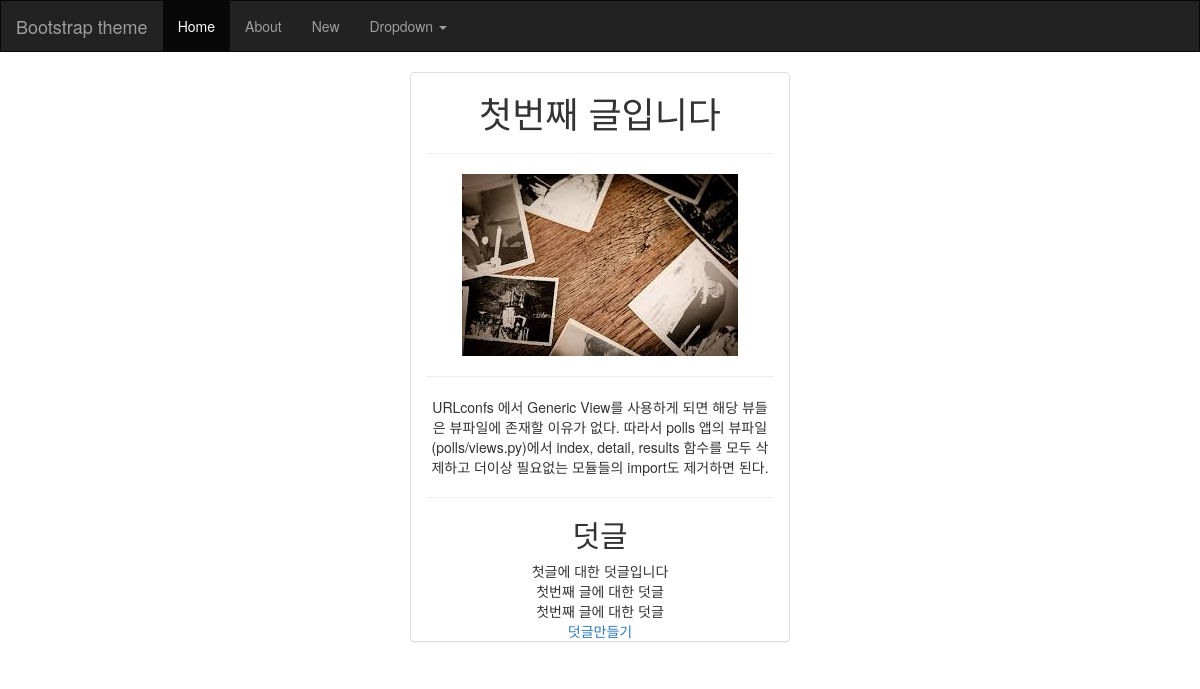
Page /blog/post/1/ on the committed database.
### blog/models.py (models this page shows, shortened)
class Post(models.Model):
    title = models.CharField(max_length=200)
    content = models.TextField(max_length=400)
    image = models.ImageField()
    created_at = models.DateTimeField(auto_now_add=True)
    updated_at = models.DateTimeField(auto_now=True)

class Comment(models.Model):
    post = models.ForeignKey(Post)
    content = models.TextField(max_length=200)

### blog/views.py (the view)
# urls.py: url(r'^post/(?P<pk>\d+)/$', views.DetailView.as_view(), name="detail"),
class DetailView(generic.DetailView):
    model = Post
    template_name = "blog/detail.html"

### blog/templates/blog/detail.html
{% extends 'blog/base.html' %}
{% block body %}
<div class="row">
    <div class="container">
        <div class="panel panel-default col-sm-offset-4 col-sm-4">
            <h1>{{ post.title }}</h1><hr>
            <p><img src="{{ post.image.url }}"/><p><hr>
            <p>{{ post.content }}</p>
            <hr>
            <h2>덧글</h2>
            {% for comment in post.comment_set.all %}
            <div>
                {{ comment.content }}
            </div>
            {% endfor %}
            <a href="{% url 'blog:comment-create' post.pk %}">덧글만들기</a>
        </div>
    </div>
</div>
{% endblock %}

### blog/static/blog/style.css (style rules this page uses)
.panel { text-align: center; }

### rows in the picture
Post: title "첫번째 글입니다", image (picture), content "URLconfs 에서 Generic View를 사용하게 되면 해당 뷰들은 뷰파일에 존재할 이유가 없다. 따라서 polls 앱의 뷰파일(polls/views.py)에서 index, detail, results 함수를 모두 삭제하고 더이상 필요없는 모듈들의 import도 제거하면 된다."
Comment: content "첫글에 대한 덧글입니다"
Comment: content "첫번째 글에 대한 덧글"
Comment: content "첫번째 글에 대한 덧글"
